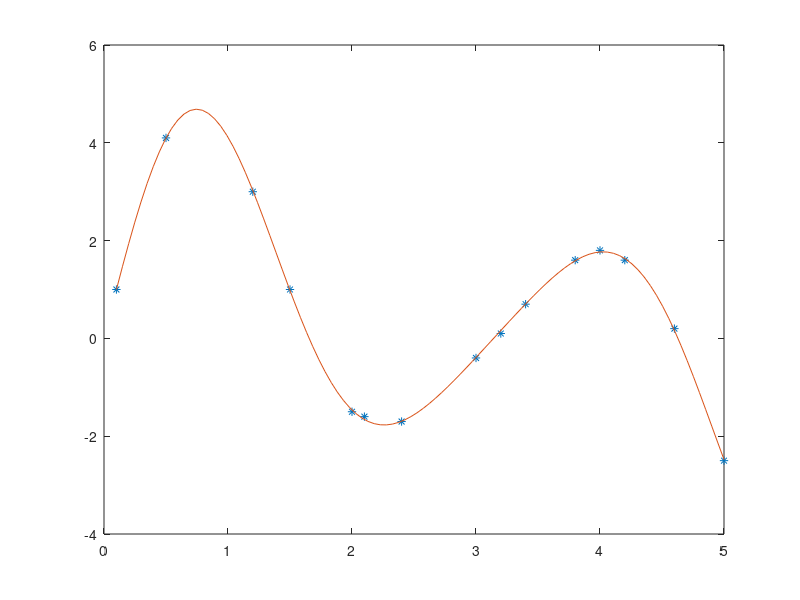

Here is the MATLAB script that generated this plot:
%lnklab2 2.feladat
t = [0.1 0.5 1.2 1.5 2 2.1 2.4 3 3.2 3.4 3.8 4 4.2 4.6 5]';
f = [1 4.1 3 1 -1.5 -1.6 -1.7 -0.4 0.1 0.7 1.6 1.8 1.6 0.2 -2.5]';

A = [sin(t) sin(2*t) sin(3*t)];

x=(A'*A)\(A'*f);

tt = linspace(min(t), max(t));
ff = x(1)*sin(tt) + x(2)*sin(2*tt) + x(3)*sin(3*tt);

figure
plot(t, f, '*', tt, ff)